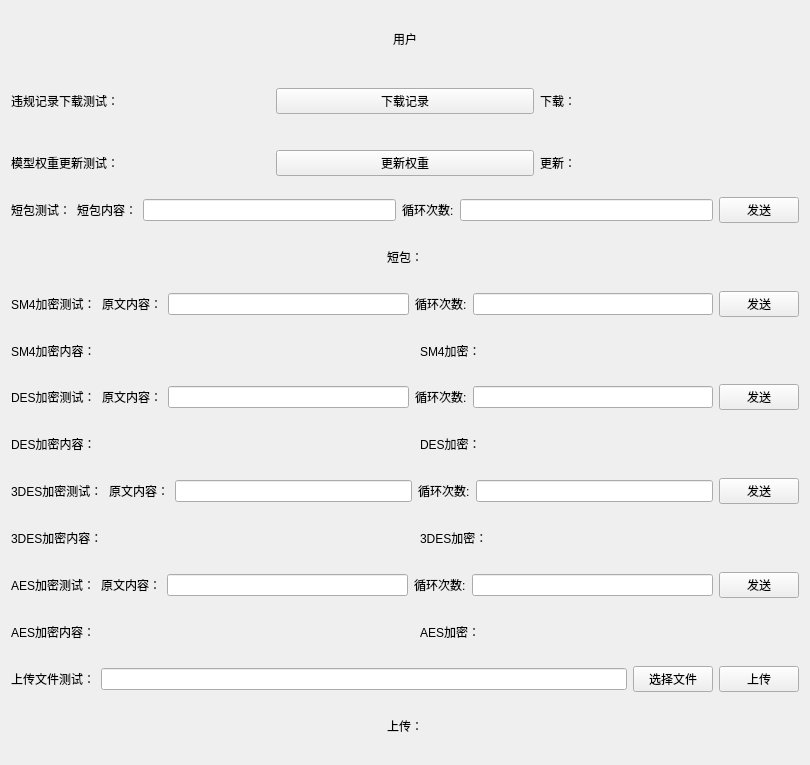
<?xml version="1.0" encoding="UTF-8"?>
<ui version="4.0">
 <class>Form</class>
 <widget class="QWidget" name="Form">
  <property name="geometry">
   <rect>
    <x>0</x>
    <y>0</y>
    <width>810</width>
    <height>765</height>
   </rect>
  </property>
  <property name="windowTitle">
   <string>短消息安全中间件测试</string>
  </property>
  <layout class="QVBoxLayout" name="verticalLayout">
   <item>
    <layout class="QHBoxLayout" name="horizontalLayout_5">
     <item>
      <spacer name="horizontalSpacer">
       <property name="orientation">
        <enum>Qt::Horizontal</enum>
       </property>
       <property name="sizeHint" stdset="0">
        <size>
         <width>40</width>
         <height>20</height>
        </size>
       </property>
      </spacer>
     </item>
     <item>
      <widget class="QLabel" name="label_title">
       <property name="text">
        <string>用户</string>
       </property>
      </widget>
     </item>
     <item>
      <spacer name="horizontalSpacer_2">
       <property name="orientation">
        <enum>Qt::Horizontal</enum>
       </property>
       <property name="sizeHint" stdset="0">
        <size>
         <width>40</width>
         <height>20</height>
        </size>
       </property>
      </spacer>
     </item>
    </layout>
   </item>
   <item>
    <layout class="QHBoxLayout" name="horizontalLayout">
     <item>
      <widget class="QLabel" name="label_record">
       <property name="text">
        <string>违规记录下载测试：</string>
       </property>
      </widget>
     </item>
     <item>
      <widget class="QPushButton" name="btn_record">
       <property name="text">
        <string>下载记录</string>
       </property>
      </widget>
     </item>
     <item>
      <widget class="QLabel" name="label_record_result">
       <property name="text">
        <string>下载：</string>
       </property>
       <property name="scaledContents">
        <bool>false</bool>
       </property>
      </widget>
     </item>
    </layout>
   </item>
   <item>
    <layout class="QHBoxLayout" name="horizontalLayout_2">
     <item>
      <widget class="QLabel" name="label_weight">
       <property name="text">
        <string>模型权重更新测试：</string>
       </property>
      </widget>
     </item>
     <item>
      <widget class="QPushButton" name="btn_weight">
       <property name="text">
        <string>更新权重</string>
       </property>
      </widget>
     </item>
     <item>
      <widget class="QLabel" name="label_weight_result">
       <property name="text">
        <string>更新：</string>
       </property>
       <property name="scaledContents">
        <bool>false</bool>
       </property>
      </widget>
     </item>
    </layout>
   </item>
   <item>
    <layout class="QHBoxLayout" name="horizontalLayout_3">
     <item>
      <widget class="QLabel" name="label_short">
       <property name="text">
        <string>短包测试：</string>
       </property>
      </widget>
     </item>
     <item>
      <widget class="QLabel" name="label_short_content">
       <property name="text">
        <string>短包内容：</string>
       </property>
      </widget>
     </item>
     <item>
      <widget class="QLineEdit" name="lineEdit_short"/>
     </item>
     <item>
      <widget class="QLabel" name="label_short_time">
       <property name="text">
        <string>循环次数:</string>
       </property>
      </widget>
     </item>
     <item>
      <widget class="QLineEdit" name="lineEdit_short_time"/>
     </item>
     <item>
      <widget class="QPushButton" name="btn_short">
       <property name="text">
        <string>发送</string>
       </property>
      </widget>
     </item>
    </layout>
   </item>
   <item>
    <layout class="QHBoxLayout" name="horizontalLayout_8">
     <item>
      <spacer name="horizontalSpacer_3">
       <property name="orientation">
        <enum>Qt::Horizontal</enum>
       </property>
       <property name="sizeHint" stdset="0">
        <size>
         <width>40</width>
         <height>20</height>
        </size>
       </property>
      </spacer>
     </item>
     <item>
      <widget class="QLabel" name="label_short_result">
       <property name="text">
        <string>短包：</string>
       </property>
      </widget>
     </item>
     <item>
      <spacer name="horizontalSpacer_4">
       <property name="orientation">
        <enum>Qt::Horizontal</enum>
       </property>
       <property name="sizeHint" stdset="0">
        <size>
         <width>40</width>
         <height>20</height>
        </size>
       </property>
      </spacer>
     </item>
    </layout>
   </item>
   <item>
    <layout class="QHBoxLayout" name="horizontalLayout_19">
     <item>
      <widget class="QLabel" name="label_short_sm4">
       <property name="text">
        <string>SM4加密测试：</string>
       </property>
      </widget>
     </item>
     <item>
      <widget class="QLabel" name="label_short_content_sm4">
       <property name="text">
        <string>原文内容：</string>
       </property>
      </widget>
     </item>
     <item>
      <widget class="QLineEdit" name="lineEdit_short_sm4"/>
     </item>
     <item>
      <widget class="QLabel" name="label_short_time_sm4">
       <property name="text">
        <string>循环次数:</string>
       </property>
      </widget>
     </item>
     <item>
      <widget class="QLineEdit" name="lineEdit_short_time_sm4"/>
     </item>
     <item>
      <widget class="QPushButton" name="btn_short_sm4">
       <property name="text">
        <string>发送</string>
       </property>
      </widget>
     </item>
    </layout>
   </item>
   <item>
    <layout class="QHBoxLayout" name="horizontalLayout_18">
     <item>
      <widget class="QLabel" name="label_sm4">
       <property name="text">
        <string>SM4加密内容：</string>
       </property>
      </widget>
     </item>
     <item>
      <spacer name="horizontalSpacer_15">
       <property name="orientation">
        <enum>Qt::Horizontal</enum>
       </property>
       <property name="sizeHint" stdset="0">
        <size>
         <width>40</width>
         <height>20</height>
        </size>
       </property>
      </spacer>
     </item>
     <item>
      <widget class="QLabel" name="label_short_result_sm4">
       <property name="text">
        <string>SM4加密：</string>
       </property>
      </widget>
     </item>
     <item>
      <spacer name="horizontalSpacer_16">
       <property name="orientation">
        <enum>Qt::Horizontal</enum>
       </property>
       <property name="sizeHint" stdset="0">
        <size>
         <width>40</width>
         <height>20</height>
        </size>
       </property>
      </spacer>
     </item>
    </layout>
   </item>
   <item>
    <layout class="QHBoxLayout" name="horizontalLayout_10">
     <item>
      <widget class="QLabel" name="label_short_des">
       <property name="text">
        <string>DES加密测试：</string>
       </property>
      </widget>
     </item>
     <item>
      <widget class="QLabel" name="label_short_content_des">
       <property name="text">
        <string>原文内容：</string>
       </property>
      </widget>
     </item>
     <item>
      <widget class="QLineEdit" name="lineEdit_short_des"/>
     </item>
     <item>
      <widget class="QLabel" name="label_short_time_des">
       <property name="text">
        <string>循环次数:</string>
       </property>
      </widget>
     </item>
     <item>
      <widget class="QLineEdit" name="lineEdit_short_time_des"/>
     </item>
     <item>
      <widget class="QPushButton" name="btn_short_des">
       <property name="text">
        <string>发送</string>
       </property>
      </widget>
     </item>
    </layout>
   </item>
   <item>
    <layout class="QHBoxLayout" name="horizontalLayout_11">
     <item>
      <widget class="QLabel" name="label_des">
       <property name="text">
        <string>DES加密内容：</string>
       </property>
      </widget>
     </item>
     <item>
      <spacer name="horizontalSpacer_7">
       <property name="orientation">
        <enum>Qt::Horizontal</enum>
       </property>
       <property name="sizeHint" stdset="0">
        <size>
         <width>40</width>
         <height>20</height>
        </size>
       </property>
      </spacer>
     </item>
     <item>
      <widget class="QLabel" name="label_short_result_des">
       <property name="text">
        <string>DES加密：</string>
       </property>
      </widget>
     </item>
     <item>
      <spacer name="horizontalSpacer_8">
       <property name="orientation">
        <enum>Qt::Horizontal</enum>
       </property>
       <property name="sizeHint" stdset="0">
        <size>
         <width>40</width>
         <height>20</height>
        </size>
       </property>
      </spacer>
     </item>
    </layout>
   </item>
   <item>
    <layout class="QHBoxLayout" name="horizontalLayout_12">
     <item>
      <widget class="QLabel" name="label_short_des3">
       <property name="text">
        <string>3DES加密测试：</string>
       </property>
      </widget>
     </item>
     <item>
      <widget class="QLabel" name="label_short_content_des3">
       <property name="text">
        <string>原文内容：</string>
       </property>
      </widget>
     </item>
     <item>
      <widget class="QLineEdit" name="lineEdit_short_des3"/>
     </item>
     <item>
      <widget class="QLabel" name="label_short_time_des3">
       <property name="text">
        <string>循环次数:</string>
       </property>
      </widget>
     </item>
     <item>
      <widget class="QLineEdit" name="lineEdit_short_time_des3"/>
     </item>
     <item>
      <widget class="QPushButton" name="btn_short_des3">
       <property name="text">
        <string>发送</string>
       </property>
      </widget>
     </item>
    </layout>
   </item>
   <item>
    <layout class="QHBoxLayout" name="horizontalLayout_13">
     <item>
      <widget class="QLabel" name="label_des3">
       <property name="text">
        <string>3DES加密内容：</string>
       </property>
      </widget>
     </item>
     <item>
      <spacer name="horizontalSpacer_9">
       <property name="orientation">
        <enum>Qt::Horizontal</enum>
       </property>
       <property name="sizeHint" stdset="0">
        <size>
         <width>40</width>
         <height>20</height>
        </size>
       </property>
      </spacer>
     </item>
     <item>
      <widget class="QLabel" name="label_short_result_des3">
       <property name="text">
        <string>3DES加密：</string>
       </property>
      </widget>
     </item>
     <item>
      <spacer name="horizontalSpacer_10">
       <property name="orientation">
        <enum>Qt::Horizontal</enum>
       </property>
       <property name="sizeHint" stdset="0">
        <size>
         <width>40</width>
         <height>20</height>
        </size>
       </property>
      </spacer>
     </item>
    </layout>
   </item>
   <item>
    <layout class="QHBoxLayout" name="horizontalLayout_14">
     <item>
      <widget class="QLabel" name="label_short_aes">
       <property name="text">
        <string>AES加密测试：</string>
       </property>
      </widget>
     </item>
     <item>
      <widget class="QLabel" name="label_short_content_aes">
       <property name="text">
        <string>原文内容：</string>
       </property>
      </widget>
     </item>
     <item>
      <widget class="QLineEdit" name="lineEdit_short_aes"/>
     </item>
     <item>
      <widget class="QLabel" name="label_short_time_aes">
       <property name="text">
        <string>循环次数:</string>
       </property>
      </widget>
     </item>
     <item>
      <widget class="QLineEdit" name="lineEdit_short_time_aes"/>
     </item>
     <item>
      <widget class="QPushButton" name="btn_short_aes">
       <property name="text">
        <string>发送</string>
       </property>
      </widget>
     </item>
    </layout>
   </item>
   <item>
    <layout class="QHBoxLayout" name="horizontalLayout_15">
     <item>
      <widget class="QLabel" name="label_aes">
       <property name="text">
        <string>AES加密内容：</string>
       </property>
      </widget>
     </item>
     <item>
      <spacer name="horizontalSpacer_11">
       <property name="orientation">
        <enum>Qt::Horizontal</enum>
       </property>
       <property name="sizeHint" stdset="0">
        <size>
         <width>40</width>
         <height>20</height>
        </size>
       </property>
      </spacer>
     </item>
     <item>
      <widget class="QLabel" name="label_short_result_aes">
       <property name="text">
        <string>AES加密：</string>
       </property>
      </widget>
     </item>
     <item>
      <spacer name="horizontalSpacer_12">
       <property name="orientation">
        <enum>Qt::Horizontal</enum>
       </property>
       <property name="sizeHint" stdset="0">
        <size>
         <width>40</width>
         <height>20</height>
        </size>
       </property>
      </spacer>
     </item>
    </layout>
   </item>
   <item>
    <layout class="QHBoxLayout" name="horizontalLayout_4">
     <item>
      <widget class="QLabel" name="label_file">
       <property name="text">
        <string>上传文件测试：</string>
       </property>
      </widget>
     </item>
     <item>
      <widget class="QLineEdit" name="lineEdit_file"/>
     </item>
     <item>
      <widget class="QPushButton" name="btn_choose">
       <property name="text">
        <string>选择文件</string>
       </property>
      </widget>
     </item>
     <item>
      <widget class="QPushButton" name="btn_upload">
       <property name="text">
        <string>上传</string>
       </property>
      </widget>
     </item>
    </layout>
   </item>
   <item>
    <layout class="QHBoxLayout" name="horizontalLayout_7">
     <item>
      <spacer name="horizontalSpacer_5">
       <property name="orientation">
        <enum>Qt::Horizontal</enum>
       </property>
       <property name="sizeHint" stdset="0">
        <size>
         <width>40</width>
         <height>20</height>
        </size>
       </property>
      </spacer>
     </item>
     <item>
      <widget class="QLabel" name="label_file_result">
       <property name="text">
        <string>上传：</string>
       </property>
      </widget>
     </item>
     <item>
      <spacer name="horizontalSpacer_6">
       <property name="orientation">
        <enum>Qt::Horizontal</enum>
       </property>
       <property name="sizeHint" stdset="0">
        <size>
         <width>40</width>
         <height>20</height>
        </size>
       </property>
      </spacer>
     </item>
    </layout>
   </item>
  </layout>
 </widget>
 <resources/>
 <connections/>
</ui>
